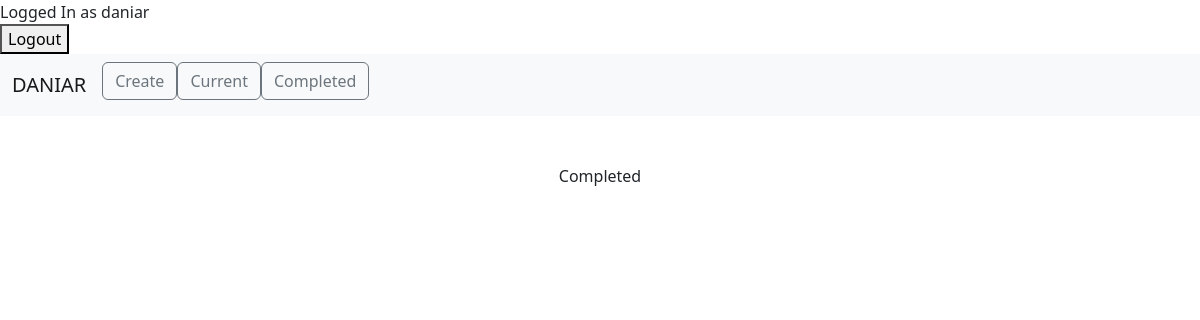
The page /completed/ (signed in) on the database as committed earlier.
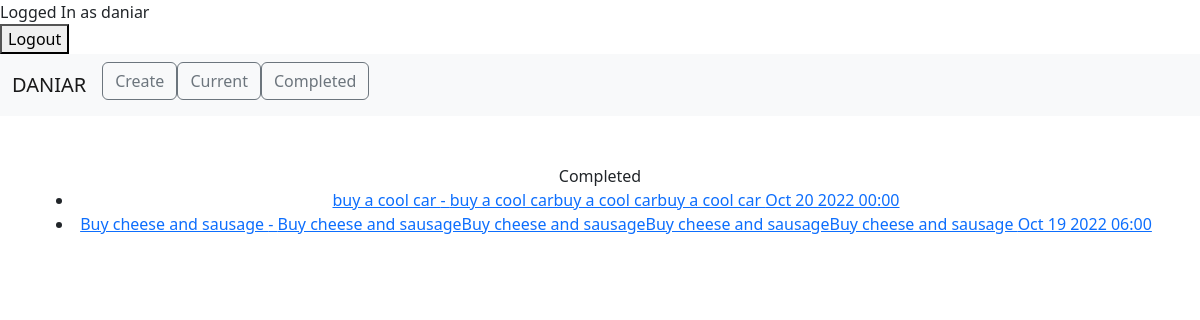
The same page on the database as committed later.
### todo/models.py (models this page shows, shortened)
class Todo(models.Model):
    title = models.CharField(max_length=200)
    memo = models.TextField(max_length=20000, blank=True)
    created = models.DateField(auto_now_add=True)
    datecompleted = models.DateTimeField(null=True, blank=True)
    important = models.BooleanField(default=False)
    user = models.ForeignKey(User, on_delete=models.CASCADE)

### todo/views.py (the view)
# urls.py: path('completed/', views.completedtodos, name='completedtodos'),
@login_required
def completedtodos(request):
    todos = Todo.objects.filter(user=request.user, datecompleted__isnull=False).order_by('-datecompleted')
    return render(request, 'todo/completedtodos.html', {'todos':todos})

### todo/templates/todo/completedtodos.html
{% extends 'todo/base.html' %}
{% block content %}
Completed
<ul>
    {% for todo in todos %}
    <li>
        <a href="{% url 'viewtodo' todo.id %}">
        {% if todo.important %}<b>{% endif %}{{ todo.title }}{% if todo.important %}</b>{% endif %}
        {% if todo.memo %} - {{ todo.memo }}{% endif %}
        {{ todo.datecompleted|date:'M j Y H:i' }}
        </a>
    </li>
    {% endfor %}
</ul>
{% endblock %}

### todo/templates/todo/base.html (shortened to what this page needs)
<!DOCTYPE html>
<html lang="en">
<head>
    <link href="https://cdn.jsdelivr.net/npm/bootstrap@5.2.1/dist/css/bootstrap.min.css" rel="stylesheet">
</head>
{% if user.is_authenticated %}
Logged In as {{ user.username }}
<form action="{% url 'logoutuser' %}" method="POST">
<button type="submit">Logout</button>
</form>
<nav class="navbar navbar-expand-lg bg-light">
  <div class="container-fluid">
    <a class="navbar-brand" href="#">DANIAR</a>
    <div class="collapse navbar-collapse" id="navbarSupportedContent">
      <ul class="navbar-nav me-auto mb-2 mb-lg-2">
        <li class="nav-item">
          <a class="btn btn-outline-secondary" href="{% url 'createtodo' %}">Create</a>
        </li>
        <li class="nav-item">
          <a class="btn btn-outline-secondary " href="{% url 'currenttodos' %}">Current</a>
        </li>
          <li class="nav-item">
          <a class="btn btn-outline-secondary " href="{% url 'completedtodos' %}">Completed</a>
        </li>
      </ul>
    </div>
  </div>
</nav>
{% else %}
<a href="{% url 'signupuser' %}">Sing Up</a>
<a href="{% url 'loginuser' %}">Login</a>
{% endif %}
<br>
<br>
<body>
<div class="container text-center">
{% block content %}{% endblock %}
</div>
</body>
</html>

Rows that differ between the two databases and show on the page:
added Todo: title "buy a cool car", memo "buy a cool carbuy a cool carbuy a cool car", datecompleted "Oct 20 2022 00:00"
added Todo: title "Buy cheese and sausage", memo "Buy cheese and sausageBuy cheese and sausageBuy cheese and sausageBuy cheese and sausage", datecompleted "Oct 19 2022 06:00"
